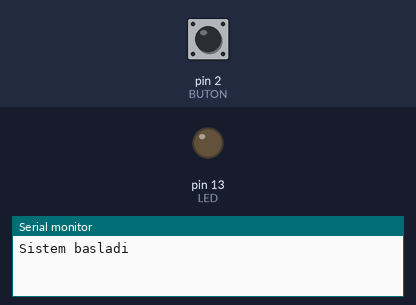
The sketch below on a simulated Arduino Uno, built with avr-gcc and run on an emulated ATmega328P. On the bench: output pins drawn as LEDs (lit = HIGH), the last lines printed to the serial monitor. Dashed ring = blinking. The inputs (shaded band) are chosen by the test bench; at power-on: pin 2 (BUTON) HIGH. The board resets itself during the run and starts again.

Above: at 1.1 s.
At 1.6 s:
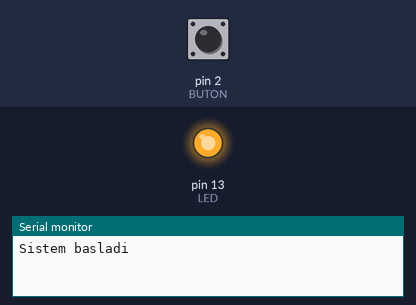
1.7 s: pin 2 (BUTON) pulled LOW for 0.15 s
At 4.99 s:
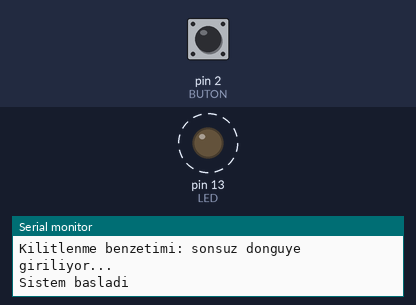
Timing chart, 0 to 10.7 s (numbered marks = the images above; inputs shaded):
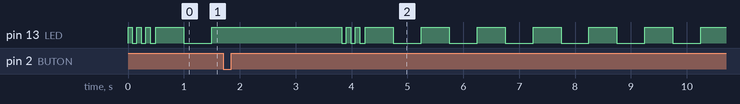

The sketch:

watchdog_kilitlenme.ino
```cpp
// Watchdog zamanlayici (WDT) ile kilitlenmeden kurtarma - avr/wdt.h
//
// Watchdog, kendi osilatoruyla calisan bir geri sayim sayacidir. Program belirli surede
// wdt_reset() ile sayaci sifirlamazsa watchdog islemciyi RESETLER. Kod bir dongude
// takilirsa (kilitlenirse) wdt_reset() cagrilmaz ve kart kendini yeniden baslatir.
//
// Baglanti: D13 -> dahili led, D2 -> buton (diger ucu GND, INPUT_PULLUP)
//
// Deneme: led yanip soner. Butona basinca kod sonsuz donguye girer (kilitlenme benzetimi),
// 2 sn sonra watchdog karti resetler: seri monitorde "Sistem basladi" tekrar gorunur,
// led once 3 kez hizli yanip soner, sonra normal yanip sonmeye doner.
//
// NOT: Arduino Uno (Optiboot) ile sorunsuz calisir. Eski bootloader'li Nano'larda
// watchdog resetinden sonra kart surekli resetlenmeye girebilir (bootloader WDT'yi kapatmaz).

#include <avr/wdt.h>

const int LED = 13;
const int BUTON = 2;

unsigned long sonDegisim = 0;
int ledDurumu = LOW;

void setup() {
  pinMode(LED, OUTPUT);
  pinMode(BUTON, INPUT_PULLUP);
  Serial.begin(9600);
  Serial.println("Sistem basladi");

  for (int i = 0; i < 3; i++) {     // yeniden baslama gorunsun diye 3 hizli yanip sonme
    digitalWrite(LED, HIGH);
    delay(80);
    digitalWrite(LED, LOW);
    delay(80);
  }

  wdt_enable(WDTO_2S);              // 2 sn icinde wdt_reset() gelmezse reset
}

void loop() {
  if (digitalRead(BUTON) == LOW) {  // butona basildi: kilitlenmeyi benzet
    Serial.println("Kilitlenme benzetimi: sonsuz donguye giriliyor...");
    Serial.flush();                 // yazinin gitmesini bekle
    while (true) {}                 // wdt_reset() hic cagrilmaz -> 2 sn sonra reset
  }

  if (millis() - sonDegisim >= 500) {   // normal is: led 500 ms'de bir degisir
    sonDegisim = millis();
    ledDurumu = !ledDurumu;
    digitalWrite(LED, ledDurumu);
  }

  wdt_reset();                      // "sistem saglikli" - sayaci sifirla
}
```
